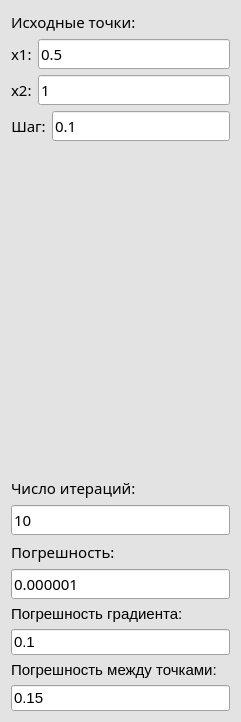
<?xml version="1.0" encoding="UTF-8"?>
<ui version="4.0">
 <class>Form</class>
 <widget class="QWidget" name="Form">
  <property name="geometry">
   <rect>
    <x>0</x>
    <y>0</y>
    <width>241</width>
    <height>722</height>
   </rect>
  </property>
  <property name="palette">
   <palette>
    <active>
     <colorrole role="WindowText">
      <brush brushstyle="SolidPattern">
       <color alpha="255">
        <red>0</red>
        <green>0</green>
        <blue>0</blue>
       </color>
      </brush>
     </colorrole>
     <colorrole role="Button">
      <brush brushstyle="SolidPattern">
       <color alpha="255">
        <red>227</red>
        <green>227</green>
        <blue>227</blue>
       </color>
      </brush>
     </colorrole>
     <colorrole role="Light">
      <brush brushstyle="SolidPattern">
       <color alpha="255">
        <red>255</red>
        <green>255</green>
        <blue>255</blue>
       </color>
      </brush>
     </colorrole>
     <colorrole role="Midlight">
      <brush brushstyle="SolidPattern">
       <color alpha="255">
        <red>241</red>
        <green>241</green>
        <blue>241</blue>
       </color>
      </brush>
     </colorrole>
     <colorrole role="Dark">
      <brush brushstyle="SolidPattern">
       <color alpha="255">
        <red>113</red>
        <green>113</green>
        <blue>113</blue>
       </color>
      </brush>
     </colorrole>
     <colorrole role="Mid">
      <brush brushstyle="SolidPattern">
       <color alpha="255">
        <red>151</red>
        <green>151</green>
        <blue>151</blue>
       </color>
      </brush>
     </colorrole>
     <colorrole role="Text">
      <brush brushstyle="SolidPattern">
       <color alpha="255">
        <red>0</red>
        <green>0</green>
        <blue>0</blue>
       </color>
      </brush>
     </colorrole>
     <colorrole role="BrightText">
      <brush brushstyle="SolidPattern">
       <color alpha="255">
        <red>255</red>
        <green>255</green>
        <blue>255</blue>
       </color>
      </brush>
     </colorrole>
     <colorrole role="ButtonText">
      <brush brushstyle="SolidPattern">
       <color alpha="255">
        <red>0</red>
        <green>0</green>
        <blue>0</blue>
       </color>
      </brush>
     </colorrole>
     <colorrole role="Base">
      <brush brushstyle="SolidPattern">
       <color alpha="255">
        <red>255</red>
        <green>255</green>
        <blue>255</blue>
       </color>
      </brush>
     </colorrole>
     <colorrole role="Window">
      <brush brushstyle="SolidPattern">
       <color alpha="255">
        <red>227</red>
        <green>227</green>
        <blue>227</blue>
       </color>
      </brush>
     </colorrole>
     <colorrole role="Shadow">
      <brush brushstyle="SolidPattern">
       <color alpha="255">
        <red>0</red>
        <green>0</green>
        <blue>0</blue>
       </color>
      </brush>
     </colorrole>
     <colorrole role="AlternateBase">
      <brush brushstyle="SolidPattern">
       <color alpha="255">
        <red>241</red>
        <green>241</green>
        <blue>241</blue>
       </color>
      </brush>
     </colorrole>
     <colorrole role="ToolTipBase">
      <brush brushstyle="SolidPattern">
       <color alpha="255">
        <red>255</red>
        <green>255</green>
        <blue>220</blue>
       </color>
      </brush>
     </colorrole>
     <colorrole role="ToolTipText">
      <brush brushstyle="SolidPattern">
       <color alpha="255">
        <red>0</red>
        <green>0</green>
        <blue>0</blue>
       </color>
      </brush>
     </colorrole>
     <colorrole role="PlaceholderText">
      <brush brushstyle="SolidPattern">
       <color alpha="128">
        <red>0</red>
        <green>0</green>
        <blue>0</blue>
       </color>
      </brush>
     </colorrole>
    </active>
    <inactive>
     <colorrole role="WindowText">
      <brush brushstyle="SolidPattern">
       <color alpha="255">
        <red>0</red>
        <green>0</green>
        <blue>0</blue>
       </color>
      </brush>
     </colorrole>
     <colorrole role="Button">
      <brush brushstyle="SolidPattern">
       <color alpha="255">
        <red>227</red>
        <green>227</green>
        <blue>227</blue>
       </color>
      </brush>
     </colorrole>
     <colorrole role="Light">
      <brush brushstyle="SolidPattern">
       <color alpha="255">
        <red>255</red>
        <green>255</green>
        <blue>255</blue>
       </color>
      </brush>
     </colorrole>
     <colorrole role="Midlight">
      <brush brushstyle="SolidPattern">
       <color alpha="255">
        <red>241</red>
        <green>241</green>
        <blue>241</blue>
       </color>
      </brush>
     </colorrole>
     <colorrole role="Dark">
      <brush brushstyle="SolidPattern">
       <color alpha="255">
        <red>113</red>
        <green>113</green>
        <blue>113</blue>
       </color>
      </brush>
     </colorrole>
     <colorrole role="Mid">
      <brush brushstyle="SolidPattern">
       <color alpha="255">
        <red>151</red>
        <green>151</green>
        <blue>151</blue>
       </color>
      </brush>
     </colorrole>
     <colorrole role="Text">
      <brush brushstyle="SolidPattern">
       <color alpha="255">
        <red>0</red>
        <green>0</green>
        <blue>0</blue>
       </color>
      </brush>
     </colorrole>
     <colorrole role="BrightText">
      <brush brushstyle="SolidPattern">
       <color alpha="255">
        <red>255</red>
        <green>255</green>
        <blue>255</blue>
       </color>
      </brush>
     </colorrole>
     <colorrole role="ButtonText">
      <brush brushstyle="SolidPattern">
       <color alpha="255">
        <red>0</red>
        <green>0</green>
        <blue>0</blue>
       </color>
      </brush>
     </colorrole>
     <colorrole role="Base">
      <brush brushstyle="SolidPattern">
       <color alpha="255">
        <red>255</red>
        <green>255</green>
        <blue>255</blue>
       </color>
      </brush>
     </colorrole>
     <colorrole role="Window">
      <brush brushstyle="SolidPattern">
       <color alpha="255">
        <red>227</red>
        <green>227</green>
        <blue>227</blue>
       </color>
      </brush>
     </colorrole>
     <colorrole role="Shadow">
      <brush brushstyle="SolidPattern">
       <color alpha="255">
        <red>0</red>
        <green>0</green>
        <blue>0</blue>
       </color>
      </brush>
     </colorrole>
     <colorrole role="AlternateBase">
      <brush brushstyle="SolidPattern">
       <color alpha="255">
        <red>241</red>
        <green>241</green>
        <blue>241</blue>
       </color>
      </brush>
     </colorrole>
     <colorrole role="ToolTipBase">
      <brush brushstyle="SolidPattern">
       <color alpha="255">
        <red>255</red>
        <green>255</green>
        <blue>220</blue>
       </color>
      </brush>
     </colorrole>
     <colorrole role="ToolTipText">
      <brush brushstyle="SolidPattern">
       <color alpha="255">
        <red>0</red>
        <green>0</green>
        <blue>0</blue>
       </color>
      </brush>
     </colorrole>
     <colorrole role="PlaceholderText">
      <brush brushstyle="SolidPattern">
       <color alpha="128">
        <red>0</red>
        <green>0</green>
        <blue>0</blue>
       </color>
      </brush>
     </colorrole>
    </inactive>
    <disabled>
     <colorrole role="WindowText">
      <brush brushstyle="SolidPattern">
       <color alpha="255">
        <red>113</red>
        <green>113</green>
        <blue>113</blue>
       </color>
      </brush>
     </colorrole>
     <colorrole role="Button">
      <brush brushstyle="SolidPattern">
       <color alpha="255">
        <red>227</red>
        <green>227</green>
        <blue>227</blue>
       </color>
      </brush>
     </colorrole>
     <colorrole role="Light">
      <brush brushstyle="SolidPattern">
       <color alpha="255">
        <red>255</red>
        <green>255</green>
        <blue>255</blue>
       </color>
      </brush>
     </colorrole>
     <colorrole role="Midlight">
      <brush brushstyle="SolidPattern">
       <color alpha="255">
        <red>241</red>
        <green>241</green>
        <blue>241</blue>
       </color>
      </brush>
     </colorrole>
     <colorrole role="Dark">
      <brush brushstyle="SolidPattern">
       <color alpha="255">
        <red>113</red>
        <green>113</green>
        <blue>113</blue>
       </color>
      </brush>
     </colorrole>
     <colorrole role="Mid">
      <brush brushstyle="SolidPattern">
       <color alpha="255">
        <red>151</red>
        <green>151</green>
        <blue>151</blue>
       </color>
      </brush>
     </colorrole>
     <colorrole role="Text">
      <brush brushstyle="SolidPattern">
       <color alpha="255">
        <red>113</red>
        <green>113</green>
        <blue>113</blue>
       </color>
      </brush>
     </colorrole>
     <colorrole role="BrightText">
      <brush brushstyle="SolidPattern">
       <color alpha="255">
        <red>255</red>
        <green>255</green>
        <blue>255</blue>
       </color>
      </brush>
     </colorrole>
     <colorrole role="ButtonText">
      <brush brushstyle="SolidPattern">
       <color alpha="255">
        <red>113</red>
        <green>113</green>
        <blue>113</blue>
       </color>
      </brush>
     </colorrole>
     <colorrole role="Base">
      <brush brushstyle="SolidPattern">
       <color alpha="255">
        <red>227</red>
        <green>227</green>
        <blue>227</blue>
       </color>
      </brush>
     </colorrole>
     <colorrole role="Window">
      <brush brushstyle="SolidPattern">
       <color alpha="255">
        <red>227</red>
        <green>227</green>
        <blue>227</blue>
       </color>
      </brush>
     </colorrole>
     <colorrole role="Shadow">
      <brush brushstyle="SolidPattern">
       <color alpha="255">
        <red>0</red>
        <green>0</green>
        <blue>0</blue>
       </color>
      </brush>
     </colorrole>
     <colorrole role="AlternateBase">
      <brush brushstyle="SolidPattern">
       <color alpha="255">
        <red>227</red>
        <green>227</green>
        <blue>227</blue>
       </color>
      </brush>
     </colorrole>
     <colorrole role="ToolTipBase">
      <brush brushstyle="SolidPattern">
       <color alpha="255">
        <red>255</red>
        <green>255</green>
        <blue>220</blue>
       </color>
      </brush>
     </colorrole>
     <colorrole role="ToolTipText">
      <brush brushstyle="SolidPattern">
       <color alpha="255">
        <red>0</red>
        <green>0</green>
        <blue>0</blue>
       </color>
      </brush>
     </colorrole>
     <colorrole role="PlaceholderText">
      <brush brushstyle="SolidPattern">
       <color alpha="128">
        <red>0</red>
        <green>0</green>
        <blue>0</blue>
       </color>
      </brush>
     </colorrole>
    </disabled>
   </palette>
  </property>
  <property name="windowTitle">
   <string>Form</string>
  </property>
  <property name="autoFillBackground">
   <bool>true</bool>
  </property>
  <property name="styleSheet">
   <string notr="true"/>
  </property>
  <layout class="QGridLayout" name="gridLayout">
   <item row="0" column="0">
    <layout class="QVBoxLayout" name="verticalLayout_7">
     <item>
      <layout class="QVBoxLayout" name="verticalLayout_8">
       <item>
        <widget class="QLabel" name="label_8">
         <property name="font">
          <font>
           <family>Sans Serif</family>
           <pointsize>11</pointsize>
          </font>
         </property>
         <property name="text">
          <string>Исходные точки:</string>
         </property>
        </widget>
       </item>
       <item>
        <layout class="QHBoxLayout" name="horizontalLayout">
         <item>
          <widget class="QLabel" name="label_5">
           <property name="font">
            <font>
             <family>Sans Serif</family>
             <pointsize>11</pointsize>
            </font>
           </property>
           <property name="text">
            <string>x1:</string>
           </property>
          </widget>
         </item>
         <item>
          <widget class="QLineEdit" name="PointCoord1">
           <property name="font">
            <font>
             <family>Sans Serif</family>
             <pointsize>11</pointsize>
            </font>
           </property>
           <property name="text">
            <string>0.5</string>
           </property>
          </widget>
         </item>
        </layout>
       </item>
       <item>
        <layout class="QHBoxLayout" name="horizontalLayout_2">
         <item>
          <widget class="QLabel" name="label_6">
           <property name="font">
            <font>
             <family>Sans Serif</family>
             <pointsize>11</pointsize>
            </font>
           </property>
           <property name="text">
            <string>x2:</string>
           </property>
          </widget>
         </item>
         <item>
          <widget class="QLineEdit" name="PointCoord2">
           <property name="font">
            <font>
             <family>Sans Serif</family>
             <pointsize>11</pointsize>
            </font>
           </property>
           <property name="text">
            <string>1</string>
           </property>
          </widget>
         </item>
        </layout>
       </item>
      </layout>
     </item>
     <item>
      <layout class="QHBoxLayout" name="horizontalLayout_4">
       <item>
        <widget class="QLabel" name="label_2">
         <property name="font">
          <font>
           <family>Sans Serif</family>
           <pointsize>11</pointsize>
          </font>
         </property>
         <property name="text">
          <string>Шаг:</string>
         </property>
         <property name="alignment">
          <set>Qt::AlignCenter</set>
         </property>
        </widget>
       </item>
       <item>
        <widget class="QLineEdit" name="step">
         <property name="font">
          <font>
           <family>Sans Serif</family>
           <pointsize>11</pointsize>
          </font>
         </property>
         <property name="text">
          <string>0.1</string>
         </property>
        </widget>
       </item>
      </layout>
     </item>
    </layout>
   </item>
   <item row="1" column="0">
    <spacer name="verticalSpacer_2">
     <property name="orientation">
      <enum>Qt::Vertical</enum>
     </property>
     <property name="sizeHint" stdset="0">
      <size>
       <width>20</width>
       <height>218</height>
      </size>
     </property>
    </spacer>
   </item>
   <item row="2" column="0">
    <layout class="QVBoxLayout" name="verticalLayout_5">
     <item>
      <widget class="QLabel" name="label_3">
       <property name="font">
        <font>
         <family>Sans Serif</family>
         <pointsize>11</pointsize>
        </font>
       </property>
       <property name="text">
        <string>Число итераций:</string>
       </property>
       <property name="alignment">
        <set>Qt::AlignLeading|Qt::AlignLeft|Qt::AlignVCenter</set>
       </property>
      </widget>
     </item>
     <item>
      <widget class="QLineEdit" name="max_iteration">
       <property name="font">
        <font>
         <family>Sans Serif</family>
         <pointsize>11</pointsize>
        </font>
       </property>
       <property name="text">
        <string>10</string>
       </property>
      </widget>
     </item>
     <item>
      <layout class="QVBoxLayout" name="verticalLayout_6">
       <item>
        <widget class="QLabel" name="label_4">
         <property name="font">
          <font>
           <family>Sans Serif</family>
           <pointsize>11</pointsize>
          </font>
         </property>
         <property name="text">
          <string>Погрешность:</string>
         </property>
         <property name="alignment">
          <set>Qt::AlignLeading|Qt::AlignLeft|Qt::AlignVCenter</set>
         </property>
        </widget>
       </item>
       <item>
        <widget class="QLineEdit" name="epsilon">
         <property name="font">
          <font>
           <family>Sans Serif</family>
           <pointsize>11</pointsize>
          </font>
         </property>
         <property name="text">
          <string>0.000001</string>
         </property>
        </widget>
       </item>
      </layout>
     </item>
     <item>
      <layout class="QVBoxLayout" name="verticalLayout">
       <item>
        <widget class="QLabel" name="label_9">
         <property name="font">
          <font>
           <pointsize>11</pointsize>
          </font>
         </property>
         <property name="text">
          <string>Погрешность градиента:</string>
         </property>
        </widget>
       </item>
       <item>
        <widget class="QLineEdit" name="epsilon2">
         <property name="font">
          <font>
           <pointsize>11</pointsize>
          </font>
         </property>
         <property name="text">
          <string>0.1</string>
         </property>
        </widget>
       </item>
      </layout>
     </item>
     <item>
      <layout class="QVBoxLayout" name="verticalLayout_2">
       <item>
        <widget class="QLabel" name="label">
         <property name="font">
          <font>
           <pointsize>11</pointsize>
          </font>
         </property>
         <property name="text">
          <string>Погрешность между точками:</string>
         </property>
        </widget>
       </item>
       <item>
        <widget class="QLineEdit" name="epsilon1">
         <property name="font">
          <font>
           <pointsize>11</pointsize>
          </font>
         </property>
         <property name="text">
          <string>0.15</string>
         </property>
        </widget>
       </item>
      </layout>
     </item>
    </layout>
   </item>
  </layout>
 </widget>
 <resources/>
 <connections/>
</ui>
